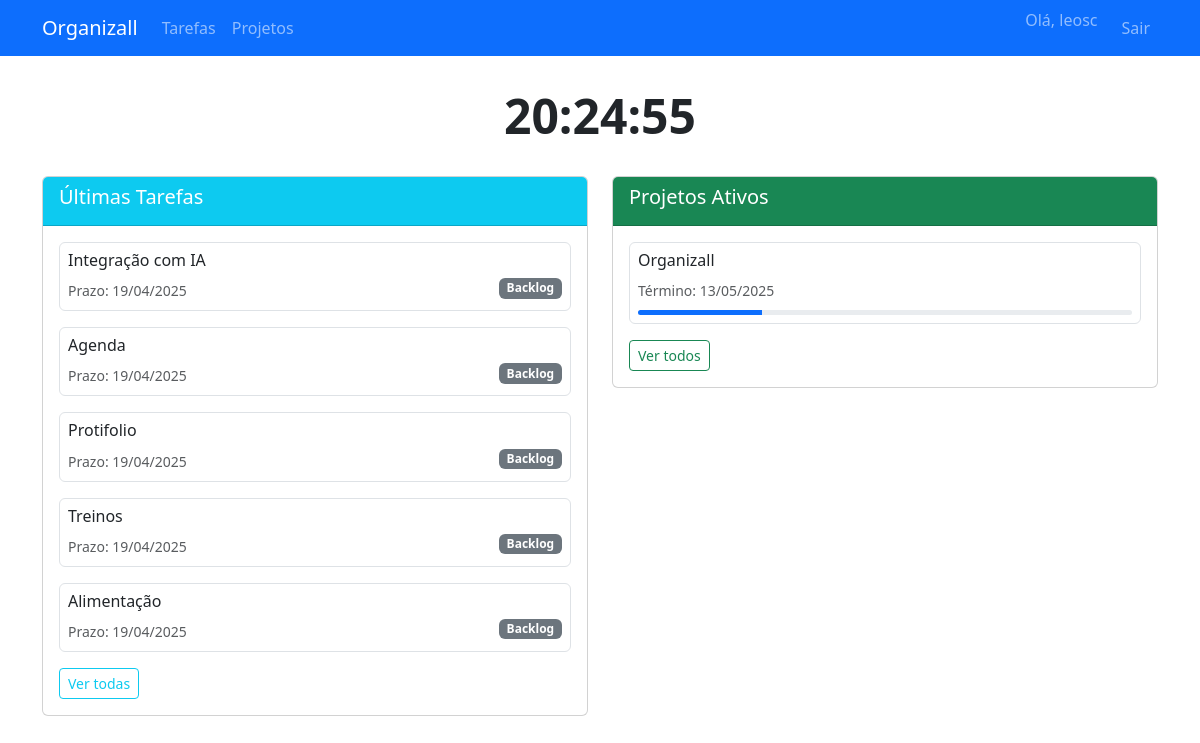
The app's page / (signed in) with its own data.
### organizer/models.py (models this page shows, shortened)
class Task(models.Model):
    STATUS_CHOICES = [
        ('backlog', 'Backlog'),
        ('doing', 'Em Progresso'),
        ('done', 'Concluída'),
    ]
    title = models.CharField(max_length=200)
    description = models.TextField()
    due_date = models.DateField()
    status = models.CharField(max_length=20, choices=STATUS_CHOICES, default='backlog')
    project = models.ForeignKey(Project, on_delete=models.CASCADE, null=True, blank=True)
    owner = models.ForeignKey(User, on_delete=models.CASCADE)
    def get_status_color(self):
        colors = {
            'backlog': 'secondary',
            'doing': 'warning',
            'done': 'success'
        }
        return colors.get(self.status, 'info')

class Project(models.Model):
    name = models.CharField(max_length=100)
    description = models.TextField()
    start_date = models.DateField()
    end_date = models.DateField()
    owner = models.ForeignKey(User, on_delete=models.CASCADE)

### organizer/views.py (the view)
# urls.py: path('', views.dashboard, name='dashboard'),
@login_required
def dashboard(request):
    tasks = Task.objects.filter(owner=request.user).order_by('-due_date')[:5]
    projects = Project.objects.filter(owner=request.user).order_by('-end_date')[:3]
    return render(request, 'organizer/dashboard.html', {
        'tasks': tasks,
        'projects': projects
    })

### templates/organizer/dashboard.html
{% extends "organizer/base.html" %}
{% block content %}
<div class="row">
    <div class="col-md-6">
        <div class="card mb-4">
            <div class="card-header bg-info text-white">
                <h5>Últimas Tarefas</h5>
            </div>
            <div class="card-body">
                {% for task in tasks %}
                <div class="mb-3 p-2 border rounded">
                    <h6>{{ task.title }}</h6>
                    <small class="text-muted">Prazo: {{ task.due_date|date:"d/m/Y" }}</small>
                    <span class="badge bg-{{ task.get_status_color }} float-end">{{ task.get_status_display }}</span>
                </div>
                {% empty %}
                <p>Nenhuma tarefa cadastrada.</p>
                {% endfor %}
                <a href="{% url 'task-list' %}" class="btn btn-sm btn-outline-info">Ver todas</a>
            </div>
        </div>
    </div>
    <div class="col-md-6">
        <div class="card">
            <div class="card-header bg-success text-white">
                <h5>Projetos Ativos</h5>
            </div>
            <div class="card-body">
                {% for project in projects %}
                <div class="mb-3 p-2 border rounded">
                    <h6>{{ project.name }}</h6>
                    <small class="text-muted">Término: {{ project.end_date|date:"d/m/Y" }}</small>
                    <div class="progress mt-2" style="height: 5px;">
                        <div class="progress-bar" style="width: 25%"></div>
                    </div>
                </div>
                {% empty %}
                <p>Nenhum projeto cadastrado.</p>
                {% endfor %}
                <a href="{% url 'project-list' %}" class="btn btn-sm btn-outline-success">Ver todos</a>
            </div>
        </div>
    </div>
</div>
{% endblock %}

### templates/organizer/base.html (shortened to what this page needs)
{% load static %}
<!DOCTYPE html>
<html lang="pt-br">
<head>
    <link href="https://cdn.jsdelivr.net/npm/bootstrap@5.3.0/dist/css/bootstrap.min.css" rel="stylesheet">
    <link rel="stylesheet" href="https://cdn.jsdelivr.net/npm/bootstrap-icons@1.10.0/font/bootstrap-icons.css">
    <link href="{% static 'css/styles.css' %}" rel="stylesheet">
</head>
<body>
    {% include 'includes/navbar.html' %}
    <div id="digital-clock" class="text-center mt-4" style="font-size: 3rem; font-weight: bold;"></div>
    <div class="container mt-4">
        {% block content %}{% endblock %}
    </div>
</body>
</html>

### templates/includes/navbar.html (shortened to what this page needs)
<nav class="navbar navbar-expand-lg navbar-dark bg-primary mb-4">
    <div class="container">
        <a class="navbar-brand" href="{% url 'dashboard' %}">Organizall</a>
        <div class="collapse navbar-collapse" id="navbarNav">
            <ul class="navbar-nav me-auto">
                <li class="nav-item">
                    <a class="nav-link" href="{% url 'task-list' %}">Tarefas</a>
                </li>
                <li class="nav-item">
                    <a class="nav-link" href="{% url 'project-list' %}">Projetos</a>
                </li>
            </ul>
            <ul class="navbar-nav">
                <li class="nav-item">
                    <span class="navbar-text me-3">Olá, {{ request.user.username }}</span>
                </li>
                <li class="nav-item">
                    <a class="nav-link" href="{% url 'logout' %}">Sair</a>
                </li>
            </ul>
        </div>
    </div>
</nav>

### records on screen
Task: title "Integração com IA", due_date "19/04/2025", status "Backlog"
Task: title "Agenda", due_date "19/04/2025", status "Backlog"
Task: title "Protifolio", due_date "19/04/2025", status "Backlog"
Task: title "Treinos", due_date "19/04/2025", status "Backlog"
Task: title "Alimentação", due_date "19/04/2025", status "Backlog"
Project: name "Organizall", end_date "13/05/2025"

### other values on screen
{{ request.user.username }} "leosc"
